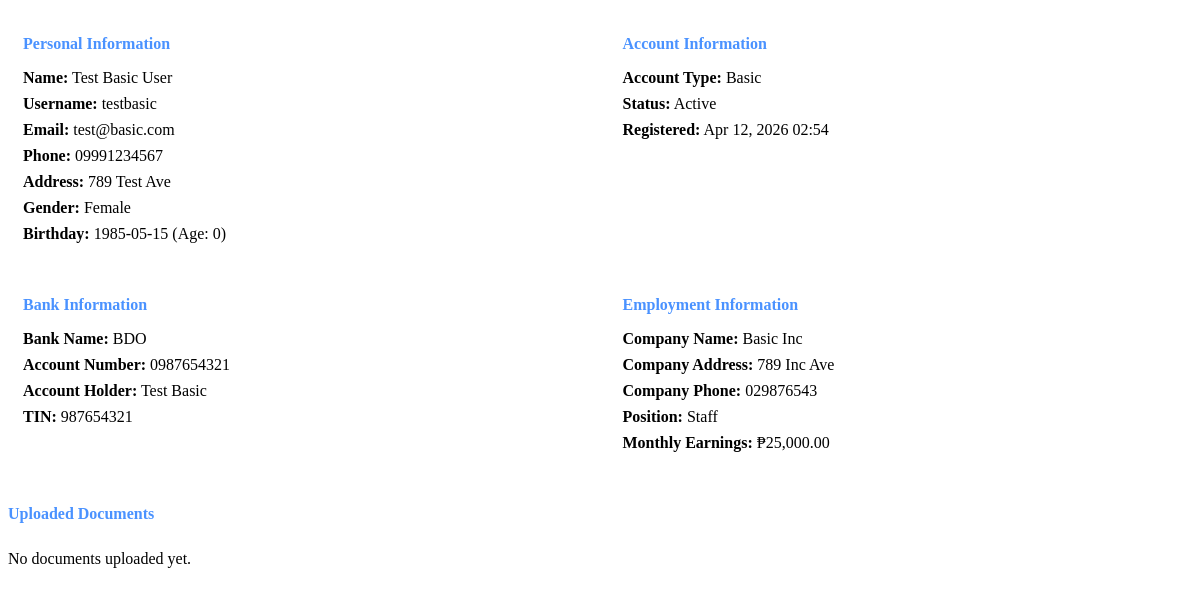
/admin/get_user_details.php?id=2 (signed in), run on an earlier commit of the app's database.
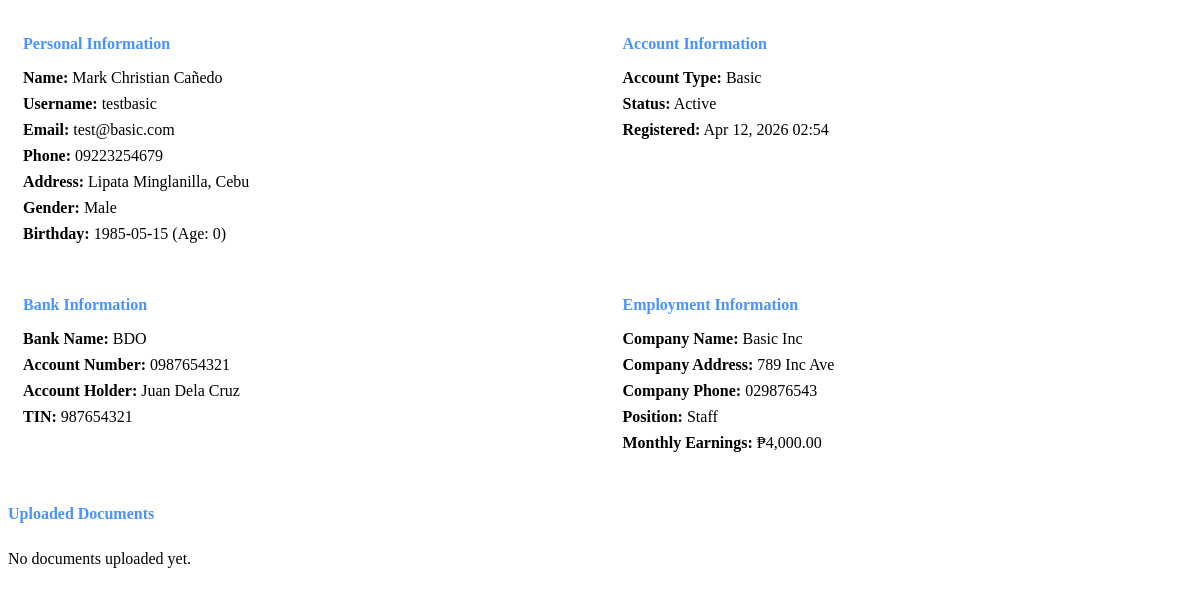
And on a later commit of the database.
### tables this page shows
CREATE TABLE `users` (
  `id` int(11) NOT NULL,
  `username` varchar(255) NOT NULL COMMENT 'Username or email',
  `email` varchar(255) NOT NULL,
  `password_hash` varchar(255) NOT NULL,
  `account_type` enum('basic','premium') NOT NULL DEFAULT 'basic',
  `name` varchar(255) NOT NULL,
  `address` text NOT NULL,
  `gender` enum('male','female','other') DEFAULT NULL,
  `birthday` date NOT NULL,
  `age` int(11) DEFAULT 0 COMMENT 'Computed from birthday',
  `phone` varchar(11) NOT NULL COMMENT 'PH format 09xxxxxxxxx',
  `bank_name` varchar(255) NOT NULL,
  `bank_account` varchar(50) NOT NULL,
  `account_holder` varchar(255) NOT NULL,
  `tin` varchar(20) NOT NULL,
  `company_name` varchar(255) NOT NULL,
  `company_address` text NOT NULL,
  `company_phone` varchar(11) NOT NULL,
  `position` varchar(255) NOT NULL,
  `monthly_earnings` decimal(10,2) NOT NULL,
  `proof_billing_path` varchar(500) DEFAULT NULL,
  `valid_id_path` varchar(500) DEFAULT NULL,
  `coe_path` varchar(500) DEFAULT NULL,
  `status` enum('pending','active','disabled') DEFAULT 'pending',
  `verified` tinyint(1) DEFAULT 0,
  `savings_balance` decimal(10,2) DEFAULT 0.00,
  `current_loan_amount` decimal(10,2) DEFAULT 0.00,
  `max_loan_amount` decimal(10,2) DEFAULT 10000.00 COMMENT 'Increases gradually up to 50000',
  `max_tenure_months` int(11) DEFAULT 12,
  `last_savings_activity` date DEFAULT NULL,
  `created_at` timestamp NOT NULL DEFAULT current_timestamp(),
  `updated_at` timestamp NOT NULL DEFAULT current_timestamp() ON UPDATE current_timestamp()
);

### admin/get_user_details.php (the view, shortened to what this page needs)
<?php
require_once __DIR__ . '/../db_connect_new.php';
$user_id = intval($_GET['id'] ?? 0);
$stmt = $pdo->prepare("SELECT * FROM users WHERE id = ?");
$stmt->execute([$user_id]);
$user = $stmt->fetch();
?>
<div class="user-details">
    <div class="detail-group">
        <h4>Personal Information</h4>
        <p><strong>Name:</strong> <?php echo htmlspecialchars($user['name']); ?></p>
        <p><strong>Username:</strong> <?php echo htmlspecialchars($user['username']); ?></p>
        <p><strong>Email:</strong> <?php echo htmlspecialchars($user['email']); ?></p>
        <p><strong>Phone:</strong> <?php echo htmlspecialchars($user['phone']); ?></p>
        <p><strong>Address:</strong> <?php echo htmlspecialchars($user['address']); ?></p>
        <p><strong>Gender:</strong> <?php echo ucfirst($user['gender'] ?? 'Not specified'); ?></p>
        <p><strong>Birthday:</strong> <?php echo $user['birthday']; ?> (Age: <?php echo $user['age']; ?>)</p>
    </div>
    <div class="detail-group">
        <h4>Account Information</h4>
        <p><strong>Account Type:</strong> <?php echo ucfirst($user['account_type']); ?></p>
        <p><strong>Status:</strong> <?php echo ucfirst($user['status']); ?></p>
        <p><strong>Registered:</strong> <?php echo date('M d, Y H:i', strtotime($user['created_at'])); ?></p>
    </div>
    <div class="detail-group">
        <h4>Bank Information</h4>
        <p><strong>Bank Name:</strong> <?php echo htmlspecialchars($user['bank_name']); ?></p>
        <p><strong>Account Number:</strong> <?php echo htmlspecialchars($user['bank_account']); ?></p>
        <p><strong>Account Holder:</strong> <?php echo htmlspecialchars($user['account_holder']); ?></p>
        <p><strong>TIN:</strong> <?php echo htmlspecialchars($user['tin']); ?></p>
    </div>
    <div class="detail-group">
        <h4>Employment Information</h4>
        <p><strong>Company Name:</strong> <?php echo htmlspecialchars($user['company_name']); ?></p>
        <p><strong>Company Address:</strong> <?php echo htmlspecialchars($user['company_address']); ?></p>
        <p><strong>Company Phone:</strong> <?php echo htmlspecialchars($user['company_phone']); ?></p>
        <p><strong>Position:</strong> <?php echo htmlspecialchars($user['position']); ?></p>
        <p><strong>Monthly Earnings:</strong> ₱<?php echo number_format($user['monthly_earnings'], 2); ?></p>
    </div>
</div>
<div class="files">
    <h4>Uploaded Documents</h4>
    <?php if (!$user['proof_billing_path'] && !$user['valid_id_path'] && !$user['coe_path']): ?>
    <p>No documents uploaded yet.</p>
    <?php endif; ?>
</div>

What changed in the data, as far as the page shows it:
changed users "testbasic": name "Test Basic User" → "Mark Christian Cañedo"; phone "09991234567" → "09223254679"; address "789 Test Ave" → "Lipata Minglanilla, Cebu"; gender "Female" → "Male"; account_holder "Test Basic" → "Juan Dela Cruz"; monthly_earnings "25,000.00" → "4,000.00"
